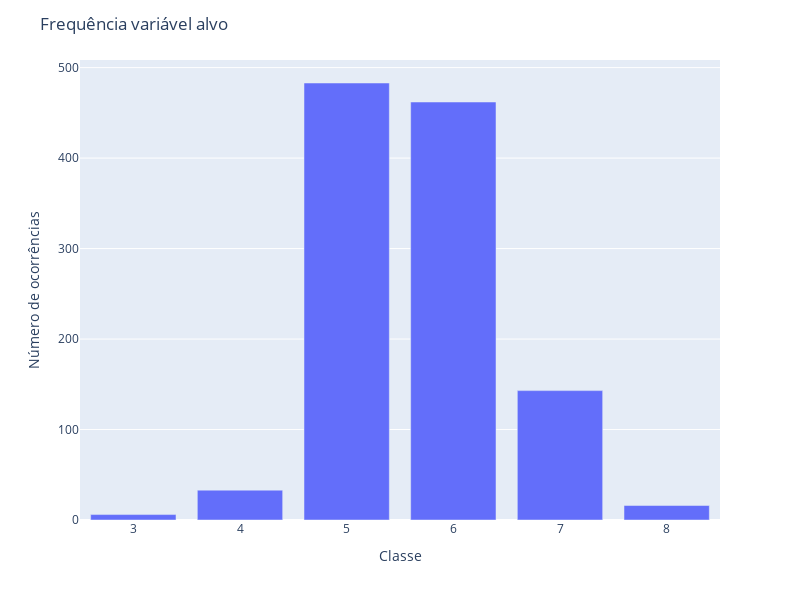

Write notebook code for a chart like this one.
### Code cell
column = 'quality'
fig = px.bar(df[column].value_counts(), x=df[column].value_counts().index, y=df[column].value_counts().values)
fig.update_layout(title_text=f"Frequência variável alvo", xaxis_title='Classe', yaxis_title="Número de ocorrências")
fig.update_layout(width=800, height=600)
#fig.update_yaxes(range=[50, 220])
fig.show()

### Figure 1 — Plotly figure (JSON) as saved in the notebook; plotly's stock layout.template omitted (floating-point values rounded to 4 significant figures)
{"data": [{"alignmentgroup": "True", "hovertemplate": "x=%{x}<br>y=%{y}<extra></extra>", "legendgroup": "", "marker": {"color": "#636efa", "pattern": {"shape": ""}}, "name": "", "offsetgroup": "", "orientation": "v", "showlegend": false, "textposition": "auto", "type": "bar", "x": [5, 6, 7, 4, 8, 3], "xaxis": "x", "y": [483, 462, 143, 33, 16, 6], "yaxis": "y"}], "layout": {"barmode": "relative", "height": 600, "legend": {"tracegroupgap": 0}, "margin": {"t": 60}, "title": {"text": "Frequência variável alvo"}, "width": 800, "xaxis": {"anchor": "y", "domain": [0, 1], "title": {"text": "Classe"}}, "yaxis": {"anchor": "x", "domain": [0, 1], "title": {"text": "Número de ocorrências"}}}}
